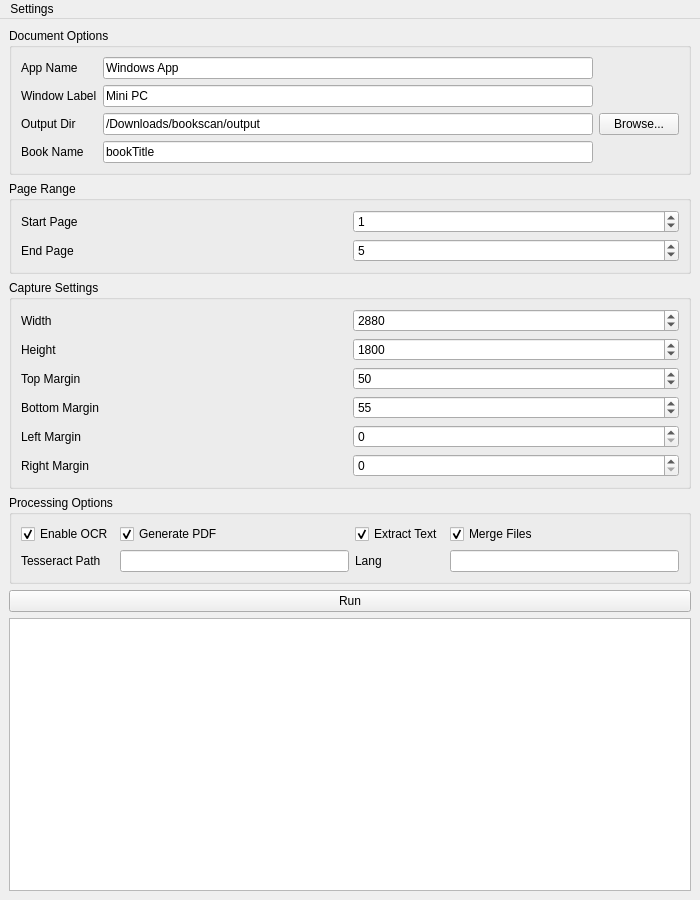
<?xml version="1.0" encoding="UTF-8"?>
<ui version="4.0">
 <class>MainWindow</class>
 <widget class="QMainWindow" name="MainWindow">
  <property name="geometry">
   <rect>
    <x>0</x>
    <y>0</y>
    <width>700</width>
    <height>900</height>
   </rect>
  </property>
  <property name="windowTitle">
   <string>Document Processing GUI</string>
  </property>
  <widget class="QWidget" name="centralwidget">
   <layout class="QVBoxLayout" name="verticalLayout">
    <item>
     <widget class="QGroupBox" name="groupBox">
      <property name="title">
       <string>Document Options</string>
      </property>
      <layout class="QGridLayout" name="gridLayout">
       <item row="0" column="0">
        <widget class="QLabel" name="label_appName">
         <property name="text">
          <string>App Name</string>
         </property>
        </widget>
       </item>
       <item row="0" column="1">
        <widget class="QLineEdit" name="appNameLineEdit">
         <property name="text">
          <string>Windows App</string>
         </property>
        </widget>
       </item>
       <item row="1" column="0">
        <widget class="QLabel" name="label_windowLabel">
         <property name="text">
          <string>Window Label</string>
         </property>
        </widget>
       </item>
       <item row="1" column="1">
        <widget class="QLineEdit" name="windowLabelLineEdit">
         <property name="text">
          <string>Mini PC</string>
         </property>
        </widget>
       </item>
       <item row="2" column="0">
        <widget class="QLabel" name="label_outputDir">
         <property name="text">
          <string>Output Dir</string>
         </property>
        </widget>
       </item>
       <item row="2" column="1">
        <widget class="QLineEdit" name="outputDirLineEdit">
         <property name="text">
          <string>/Downloads/bookscan/output</string>
         </property>
        </widget>
       </item>
       <item row="2" column="2">
        <widget class="QPushButton" name="browseOutputDirButton">
         <property name="text">
          <string>Browse...</string>
         </property>
        </widget>
       </item>
       <item row="3" column="0">
        <widget class="QLabel" name="label_book">
         <property name="text">
          <string>Book Name</string>
         </property>
        </widget>
       </item>
       <item row="3" column="1">
        <widget class="QLineEdit" name="bookLineEdit">
         <property name="text">
          <string>bookTitle</string>
         </property>
        </widget>
       </item>
      </layout>
     </widget>
    </item>
    <item>
     <widget class="QGroupBox" name="groupBox_2">
      <property name="title">
       <string>Page Range</string>
      </property>
      <layout class="QGridLayout" name="gridLayout_2">
       <item row="0" column="0">
        <widget class="QLabel" name="label_start">
         <property name="text">
          <string>Start Page</string>
         </property>
        </widget>
       </item>
       <item row="0" column="1">
        <widget class="QSpinBox" name="startSpinBox">
         <property name="minimum">
          <number>0</number>
         </property>
         <property name="maximum">
          <number>10000</number>
         </property>
         <property name="value">
          <number>1</number>
         </property>
        </widget>
       </item>
       <item row="1" column="0">
        <widget class="QLabel" name="label_end">
         <property name="text">
          <string>End Page</string>
         </property>
        </widget>
       </item>
       <item row="1" column="1">
        <widget class="QSpinBox" name="endSpinBox">
         <property name="minimum">
          <number>0</number>
         </property>
         <property name="maximum">
          <number>10000</number>
         </property>
         <property name="value">
          <number>5</number>
         </property>
        </widget>
       </item>
      </layout>
     </widget>
    </item>
    <item>
     <widget class="QGroupBox" name="groupBox_3">
      <property name="title">
       <string>Capture Settings</string>
      </property>
      <layout class="QGridLayout" name="gridLayout_3">
       <item row="0" column="0">
        <widget class="QLabel" name="label_width">
         <property name="text">
          <string>Width</string>
         </property>
        </widget>
       </item>
       <item row="0" column="1">
        <widget class="QSpinBox" name="widthSpinBox">
         <property name="minimum">
          <number>0</number>
         </property>
         <property name="maximum">
          <number>10000</number>
         </property>
         <property name="value">
          <number>2880</number>
         </property>
        </widget>
       </item>
       <item row="1" column="0">
        <widget class="QLabel" name="label_height">
         <property name="text">
          <string>Height</string>
         </property>
        </widget>
       </item>
       <item row="1" column="1">
        <widget class="QSpinBox" name="heightSpinBox">
         <property name="minimum">
          <number>0</number>
         </property>
         <property name="maximum">
          <number>10000</number>
         </property>
         <property name="value">
          <number>1800</number>
         </property>
        </widget>
       </item>
       <item row="2" column="0">
        <widget class="QLabel" name="label_top">
         <property name="text">
          <string>Top Margin</string>
         </property>
        </widget>
       </item>
       <item row="2" column="1">
        <widget class="QSpinBox" name="topSpinBox">
         <property name="minimum">
          <number>0</number>
         </property>
         <property name="maximum">
          <number>1000</number>
         </property>
         <property name="value">
          <number>50</number>
         </property>
        </widget>
       </item>
       <item row="3" column="0">
        <widget class="QLabel" name="label_bottom">
         <property name="text">
          <string>Bottom Margin</string>
         </property>
        </widget>
       </item>
       <item row="3" column="1">
        <widget class="QSpinBox" name="bottomSpinBox">
         <property name="minimum">
          <number>0</number>
         </property>
         <property name="maximum">
          <number>1000</number>
         </property>
         <property name="value">
          <number>55</number>
         </property>
        </widget>
       </item>
       <item row="4" column="0">
        <widget class="QLabel" name="label_left">
         <property name="text">
          <string>Left Margin</string>
         </property>
        </widget>
       </item>
       <item row="4" column="1">
        <widget class="QSpinBox" name="leftSpinBox">
         <property name="minimum">
          <number>0</number>
         </property>
         <property name="maximum">
          <number>1000</number>
         </property>
        </widget>
       </item>
       <item row="5" column="0">
        <widget class="QLabel" name="label_right">
         <property name="text">
          <string>Right Margin</string>
         </property>
        </widget>
       </item>
       <item row="5" column="1">
        <widget class="QSpinBox" name="rightSpinBox">
         <property name="minimum">
          <number>0</number>
         </property>
         <property name="maximum">
          <number>1000</number>
         </property>
        </widget>
       </item>
      </layout>
     </widget>
    </item>
    <item>
     <widget class="QGroupBox" name="groupBox_4">
      <property name="title">
       <string>Processing Options</string>
      </property>
      <layout class="QGridLayout" name="gridLayout_4">
       <item row="0" column="0">
        <widget class="QCheckBox" name="ocrCheckBox">
         <property name="text">
          <string>Enable OCR</string>
         </property>
         <property name="checked">
          <bool>true</bool>
         </property>
        </widget>
       </item>
       <item row="0" column="1">
        <widget class="QCheckBox" name="pdfCheckBox">
         <property name="text">
          <string>Generate PDF</string>
         </property>
         <property name="checked">
          <bool>true</bool>
         </property>
        </widget>
       </item>
       <item row="0" column="2">
        <widget class="QCheckBox" name="textCheckBox">
         <property name="text">
          <string>Extract Text</string>
         </property>
         <property name="checked">
          <bool>true</bool>
         </property>
        </widget>
       </item>
       <item row="0" column="3">
        <widget class="QCheckBox" name="mergeCheckBox">
         <property name="text">
          <string>Merge Files</string>
         </property>
         <property name="checked">
          <bool>true</bool>
         </property>
        </widget>
       </item>
       <item row="1" column="0">
        <widget class="QLabel" name="label_tessPath">
         <property name="text">
          <string>Tesseract Path</string>
         </property>
        </widget>
       </item>
       <item row="1" column="1">
        <widget class="QLineEdit" name="tessPathLineEdit"/>
       </item>
       <item row="1" column="2">
        <widget class="QLabel" name="label_lang">
         <property name="text">
          <string>Lang</string>
         </property>
        </widget>
       </item>
       <item row="1" column="3">
        <widget class="QLineEdit" name="langLineEdit"/>
       </item>
      </layout>
     </widget>
    </item>
    <item>
     <widget class="QPushButton" name="runButton">
      <property name="text">
       <string>Run</string>
      </property>
     </widget>
    </item>
    <item>
     <widget class="QTextEdit" name="logTextEdit">
      <property name="minimumSize">
       <size>
        <width>0</width>
        <height>120</height>
       </size>
      </property>
      <property name="readOnly">
       <bool>true</bool>
      </property>
     </widget>
    </item>
   </layout>
  </widget>
  <widget class="QMenuBar" name="menuBar">
   <property name="geometry">
    <rect>
     <x>0</x>
     <y>0</y>
     <width>600</width>
     <height>54</height>
    </rect>
   </property>
   <widget class="QMenu" name="menuSettings">
    <property name="title">
     <string>Settings</string>
    </property>
    <addaction name="actionSave_Settings"/>
    <addaction name="actionLoad_Settings"/>
   </widget>
   <addaction name="menuSettings"/>
  </widget>
  <action name="actionSave_Settings">
   <property name="text">
    <string>Save Settings</string>
   </property>
  </action>
  <action name="actionLoad_Settings">
   <property name="text">
    <string>Load Settings</string>
   </property>
  </action>
 </widget>
 <resources/>
 <connections/>
</ui>
